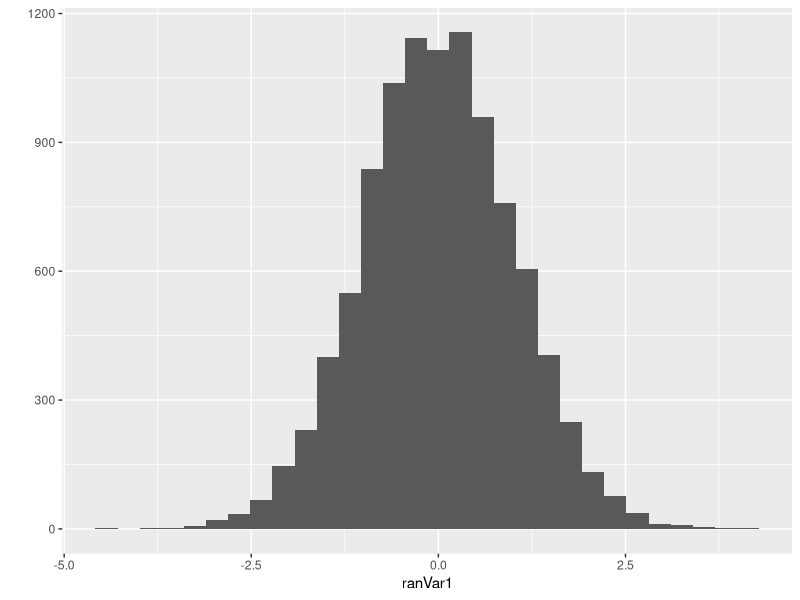

Generate this figure with R:
# First comment to explain what this program is doing.
# Be expansive and describe it in great detail. This may seem trivial, but will become increasingly important as you create complex programs.
# Simple script to examine the distribution of the product of two uniform variables
# Make sure it is readable. Use complete sentences, not cryptic phrases.
# 6 September 2018
# NJG

# Preliminaries
library(ggplot2)
set.seed(100)
library(TeachingDemos) # use this to set the random number seed from a character string
char2seed("green tea")
char2seed("green tea",set=FALSE)
#

# [1] 7023541 large random integer
# Run down in console and get the same
# [1] 0.2495337 0.5074827 0.5284712 0.5035891
# Allows for reproducibility

# Global variables
nRep <- 10000

# Create or read in data
ranVar1 <- rnorm(nRep)
# print(ranVar1)
head(ranVar1)

ranVar2 <- rnorm(nRep)


# visualize data
qplot(x=ranVar1)

# create product vector
ranProd <- ranVar1*ranVar2
length(ranProd)

str(ranProd)
# do other stuff..


# ctrl shift command is a shortcut for source with path
# ctrl shift S...not sure what this does
# ctrl shift C...turns a line into a comment, or un-comments


# Here is a new comment (not R code!)

# z <- 3 = 4
# z

z <- 3 + 4
print(z)
